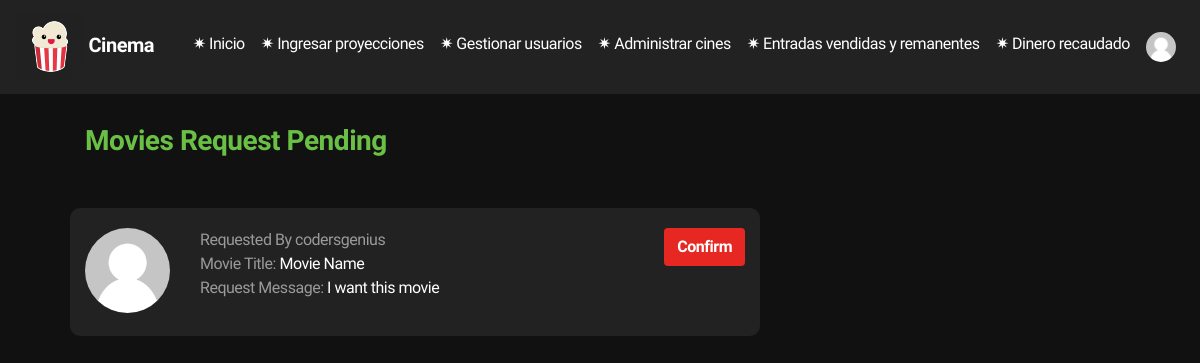
Page /admin/moviesrequest.php (signed in) on the committed database.
### tables this page shows
CREATE TABLE `request` (
  `RequestId` int(20) NOT NULL,
  `RequestUser` varchar(50) NOT NULL,
  `RequestTitle` varchar(100) NOT NULL,
  `RequestMessage` varchar(200) DEFAULT NULL
);

### admin/moviesrequest.php (the view, shortened to what this page needs)
<?php
    include('../controller/connectdb.php');
    $sql = "SELECT * FROM request";
    $result = $conn->query($sql);
    $list = '';
    if($result->num_rows > 0) {
         while($row = $result->fetch_assoc()) {
            $list = $list.'
            <div class="row box">
            <div class="col-md-2 box4">
             <img src="../image/default-user.png" alt="user" class="user-profile">
            </div>
            <div class="col-md-8 box5">
                <p> <span style="color: #9a9a9a;">Requested By '.$row["RequestUser"].'</span><br>
                 <span style="color: #9a9a9a;">Movie Title: </span>'.$row["RequestTitle"].'<br>
               <span style="color: #9a9a9a;">Request Message: </span>'.$row["RequestMessage"].'
                </p>
            </div>
            <div class="col-md-2 box5">
                <a href="../controller/delete.php?id='.$row["RequestId"].'" class="btn"> Confirm</a>
            </div>
        </div>
            ';
        }
    } else {
        $list = "No Request for movies";
    }
?>
<!DOCTYPE html>
<html lang="en">
<head>
    <link rel="stylesheet" href="../css/index.css">
    <link rel=" stylesheet " href="../css/bootstrap.min.css ">
    <link rel="stylesheet" href="https://cdnjs.cloudflare.com/ajax/libs/font-awesome/4.7.0/css/font-awesome.min.css">
    <link rel="stylesheet" href="../css/moviesrequest.css">
</head>
<body>
    <nav class="navbar navbar-expand-sm bg-secondary navbar-dark fixed-top ">
        <a class="navbar-brand " href="#">
        <img src="../image/8.png " alt="logo "> <strong>Cinema</strong>
        </a>
        <ul class="navbar-nav ">
            <li class="nav-item ">
                <a class="nav-link active text-white " href="index.php"> ✷ Inicio</a>
            </li>
            <li class="nav-item ">
                <a class="nav-link text-white " href=""> ✷ Ingresar proyecciones</a>
            </li>
            <li class="nav-item ">
                <a class="nav-link text-white" href="users.php"> ✷ Gestionar usuarios</a>
            </li>
            <li class="nav-item ">
                <a class="nav-link text-white" href="admincinema.php"> ✷ Administrar cines</a>
            </li>
            <li class="nav-item ">
                <a class="nav-link text-white" href=""> ✷ Entradas vendidas y remanentes</a>
            </li>
            <li class="nav-item ">
                <a class="nav-link text-white" href=""> ✷ Dinero recaudado</a>
            </li>
            <li class="nav-item dropdown dropleft">
                <a class="nav-link text-white" href="#" data-toggle="dropdown">
                    <img src="../image/default-user.png" style="width:30px; border-radius:50%;" alt="logo ">
                </a>
            </li>
        </ul>
    </nav>
    <div class="container req-box" >
        <form action="" method="post">
            <div class="row">
                <div class="col-md-8 box1">
                    <h3 style="margin-bottom:50px;"><span style="font-weight:bold; color: #6AC045">Movies Request Pending</span></h3>
                    <?php
                    echo $list;
                    ?>
                </div>
            </div>
        </form>
    </div>
</body>
</html>

### css/index.css (style rules this page uses)
body { background: rgb(0, 0, 0) !important; margin : 0; font-family: "Arimo",Arial,Helvetica,"Lucida Grande",sans-serif !important; letter-spacing: -.03em; color: #fff; font-size: 16px; }
a { text-decoration: none !important; background-color: transparent; }
.box { padding: 15px; }
.row { padding : 20px 0; }

### css/moviesrequest.css (style rules this page uses)
body { background: #111 !important; margin : 0; font-family: "Arimo",Arial,Helvetica,"Lucida Grande",sans-serif !important; letter-spacing: -.03em; color: #fff; font-size: 16px; }
.req-box { margin-top:50px; padding: 30px; }
.box1 { padding: 0 40px; }
.btn { background: #e72721; color: #fff !important; font-weight: bold; float: right; }
.user-profile { border-radius: 50%; width: 100%; }
.box { background: #222; border-radius: 10px; margin-bottom: 10px; }
a { text-decoration: none !important; background-color: transparent; }

### rows in the picture
request: RequestUser "codersgenius", RequestTitle "Movie Name", RequestMessage "I want this movie"
